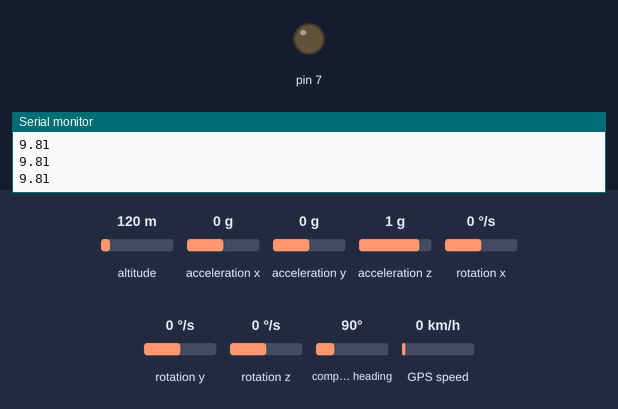
The sketch below on a simulated Arduino Uno, built with avr-gcc and run on an emulated ATmega328P. Shown: output pins drawn as LEDs (lit = HIGH), the last lines printed to the serial monitor. The test bench sets the inputs (shaded band); at power-on: acceleration x 0 g, acceleration y 0 g, altitude 120 m, acceleration z 1 g, rotation x 0 °/s, rotation y 0 °/s, rotation z 0 °/s, compass heading 90°, GPS speed 0 km/h. The GPS gets a fix after 3 s at 37.7749, -122.4194 with 8 satellites; the modem accepts every AT command (registered, SIM ready, sends succeed) and sends nothing else.

Above: at 2.8 s.
2.9 s: acceleration x set to -1.4 g
4.4 s: acceleration y set to -0.9 g
5.9 s: acceleration y set to -1.2 g
At 6.5 s:
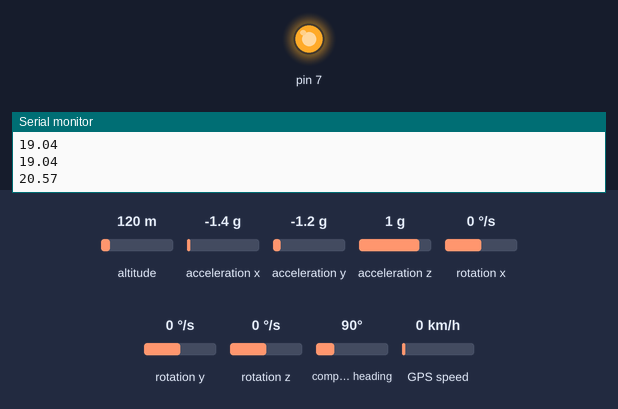
Timing chart, 0 to 10.4 s (numbered marks = the images above; inputs shaded):
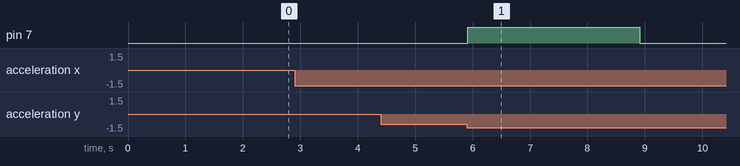

The sketch:

main.ino
```cpp
#include "TinyGPS++.h"
#include "SoftwareSerial.h"
#include <Wire.h>
#include <MPU6050.h>

static const uint32_t GPSBaud = 9600;
MPU6050 mpu;

class Buzzer{
  public:
    int outPin;
    int state = 0;

    Buzzer(int x){
      outPin = x;
      pinMode(x,OUTPUT);
    }

    void buzzOnn(){
      state = 1;
      digitalWrite(outPin,HIGH);
    }
    void buzzOff(){
      state = 1;
      digitalWrite(outPin,LOW);
    }
    void toggle(){
      if(state == 1){
        state = 0;
        digitalWrite(outPin,LOW);
      }
      else{
        state = 1;
        digitalWrite(outPin,HIGH);
      }
    }


};

class SimModule{
  public:
    int RxPin;
    int TxPin;
    int ResetPin;

    SimModule(int x,int y){
      RxPin = x;
      TxPin = y;
    }

    int makemissedcall(String num){
      SoftwareSerial Sim_SerialConnection(RxPin,TxPin);
      Sim_SerialConnection.begin(9600);
      delay(500);
      Sim_SerialConnection.println("ATD+91" + num + ";");
      delay(11000);
      Sim_SerialConnection.println("ATH");
    }

    int sendsms(String num, String msg){
      SoftwareSerial Sim_SerialConnection(RxPin,TxPin);
      Sim_SerialConnection.begin(9600);
      delay(500);
      Sim_SerialConnection.println("AT+CSMP=17,167,0,0");
      delay(500);
      Sim_SerialConnection.println("AT+CMGF=1");
      delay(500);
      Sim_SerialConnection.println("AT+CMGS=\"" + num + "\"");
      delay(500);
      Sim_SerialConnection.print(msg);
      delay(500);
      Sim_SerialConnection.write(26);


    }
};

class GpsModule{
  public:
    int RxPin;
    int TxPin;
    String latitude;
    String longitude;
    double speed;


    GpsModule(int x,int y){
      RxPin = x;
      TxPin = y;
    }

    void SetValues(){
      TinyGPSPlus gps;
      SoftwareSerial GPS(RxPin, TxPin);
      GPS.begin(GPSBaud);

      boolean newdata = false;
      for(unsigned long start = millis(); millis() - start < 1000;){
        while(GPS.available()){
          if(gps.encode(GPS.read())){
            latitude = String(gps.location.lat(), 6);
            longitude = String(gps.location.lng(), 6);
            speed = gps.speed.kmph();
            newdata = true;
            break;
          }
        }
      }
      if(newdata){
        newdata = false;
      }
    }
};

void checkSettings()
{
  Serial.println();

  Serial.print(" * Sleep Mode:            ");
  Serial.println(mpu.getSleepEnabled() ? "Enabled" : "Disabled");

  Serial.print(" * Clock Source:          ");
  switch(mpu.getClockSource())
  {
    case MPU6050_CLOCK_KEEP_RESET:     Serial.println("Stops the clock and keeps the timing generator in reset"); break;
    case MPU6050_CLOCK_EXTERNAL_19MHZ: Serial.println("PLL with external 19.2MHz reference"); break;
    case MPU6050_CLOCK_EXTERNAL_32KHZ: Serial.println("PLL with external 32.768kHz reference"); break;
    case MPU6050_CLOCK_PLL_ZGYRO:      Serial.println("PLL with Z axis gyroscope reference"); break;
    case MPU6050_CLOCK_PLL_YGYRO:      Serial.println("PLL with Y axis gyroscope reference"); break;
    case MPU6050_CLOCK_PLL_XGYRO:      Serial.println("PLL with X axis gyroscope reference"); break;
    case MPU6050_CLOCK_INTERNAL_8MHZ:  Serial.println("Internal 8MHz oscillator"); break;
  }

  Serial.print(" * Accelerometer:         ");
  switch(mpu.getRange())
  {
    case MPU6050_RANGE_16G:            Serial.println("+/- 16 g"); break;
    case MPU6050_RANGE_8G:             Serial.println("+/- 8 g"); break;
    case MPU6050_RANGE_4G:             Serial.println("+/- 4 g"); break;
    case MPU6050_RANGE_2G:             Serial.println("+/- 2 g"); break;
  }

  Serial.print(" * Accelerometer offsets: ");
  Serial.print(mpu.getAccelOffsetX());
  Serial.print(" / ");
  Serial.print(mpu.getAccelOffsetY());
  Serial.print(" / ");
  Serial.println(mpu.getAccelOffsetZ());

  Serial.println();
}

void setup() {
  Serial.begin(9600);
  Serial.println("Initializing...");
  while(!mpu.begin(MPU6050_SCALE_2000DPS, MPU6050_RANGE_2G))
  {
    Serial.println("Could not find a valid MPU6050 sensor, check wiring!");
    delay(500);
  }
  delay(500);
  checkSettings();
  delay(1000);
}

void loop() {

  Vector normAccel = mpu.readNormalizeAccel();
  float ax = normAccel.XAxis;
  float ay = normAccel.YAxis;
  float az = normAccel.ZAxis;
  float accelerationMagnitude = sqrt(ax * ax + ay * ay + az * az);
  Serial.println(accelerationMagnitude);

  if(accelerationMagnitude > 20){
    Buzzer buzz1(7);
    buzz1.toggle();
    GpsModule gps(5,4);
    gps.SetValues();
    SimModule Sim800(3,2);
    Serial.println("making call..");
    delay(2000);
    buzz1.toggle();
    Sim800.makemissedcall("9472771845");
    Serial.println("sending sms.....");
    String msg = "XYZ has suffered an accident: http://maps.google.com/?q="+gps.latitude+","+gps.longitude;
    Sim800.sendsms("9472771845",msg);
  }


}
```

Measured:
- the behaviour switches between -1 and -1.1 g on acceleration y (found by bisection; images 0 and 1)
- after the input at 5.9 s, pin 7: LOW → HIGH at once, → LOW 3.0 s later
